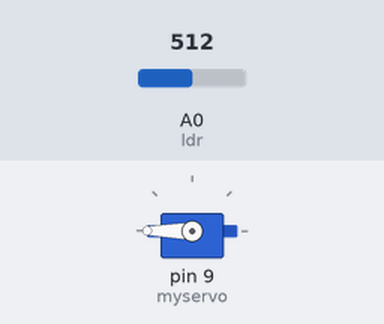
Bench run of a sketch on a simulated Arduino Uno, built with avr-gcc and run on an emulated ATmega328P. Parts: servo. The test bench sets the inputs (shaded band); at power-on: A0 (ldr) = 512.

Above: at 1.2 s.
1.3 s: A0 (ldr) set to 306
At 1.7 s:
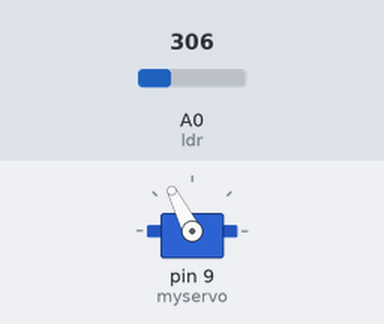
2.8 s: A0 (ldr) set to 190
At 4.0 s:
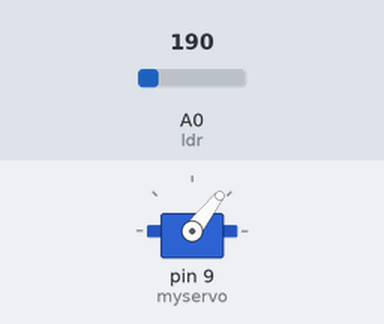
4.3 s: A0 (ldr) set to 210
At 5.1 s:
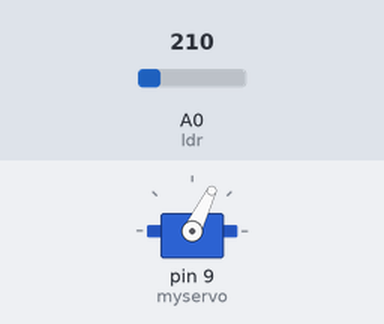
5.8 s: A0 (ldr) set to 122
At 6.2 s:
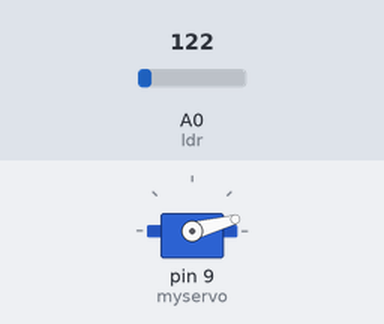
7.3 s: A0 (ldr) set to 511
At 8.3 s:
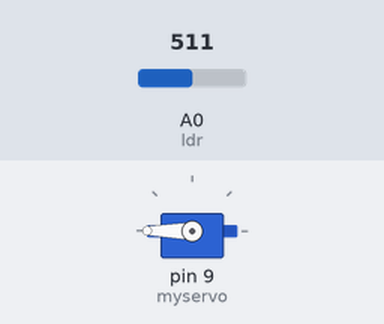
Timing chart, 0 to 9.8 s (numbered marks = the images above; inputs shaded):
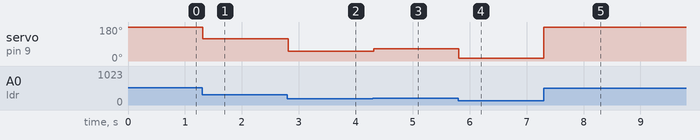

The sketch:

box_open.ino
```cpp
#include <Servo.h> // includes the servo libary

Servo myservo;  // create servo object to control a servo

const int ldr = A0;  // analog pin used to connect the ldr
int val = 0;    // variable to read the value from the analog pin

void setup()
{
  myservo.attach(9);  // attaches the servo on pin 9 of the arduino board
}

void loop()
{
  val = analogRead(ldr);            // reads the value of the ldr (value between 0 and 1023)
  val = map(val, 0, 179, 0, 1023);     // scale it to use it with the servo (value between 0 and 180)
  Serial.println(val);                 // controlling the servo depending on the light value
  if (ldr > 200)  {
  val = 0;
  }
  if (ldr > 800)  {
  val = 180;
  }
  myservo.write(val);  // moves the servo to the angle specified
  delay(15);           // gives servo time to move to position
}
```

Measured:
- after the input at 1.3 s, servo on pin 9 (myservo): 180° → 117° at once
- after the input at 2.8 s, servo on pin 9 (myservo): 117° → 52° at once
- after the input at 4.3 s, servo on pin 9 (myservo): 52° → 64° at once
- after the input at 5.8 s, servo on pin 9 (myservo): 64° → 15° at once
- after the input at 7.3 s, servo on pin 9 (myservo): 15° → 180° at once
